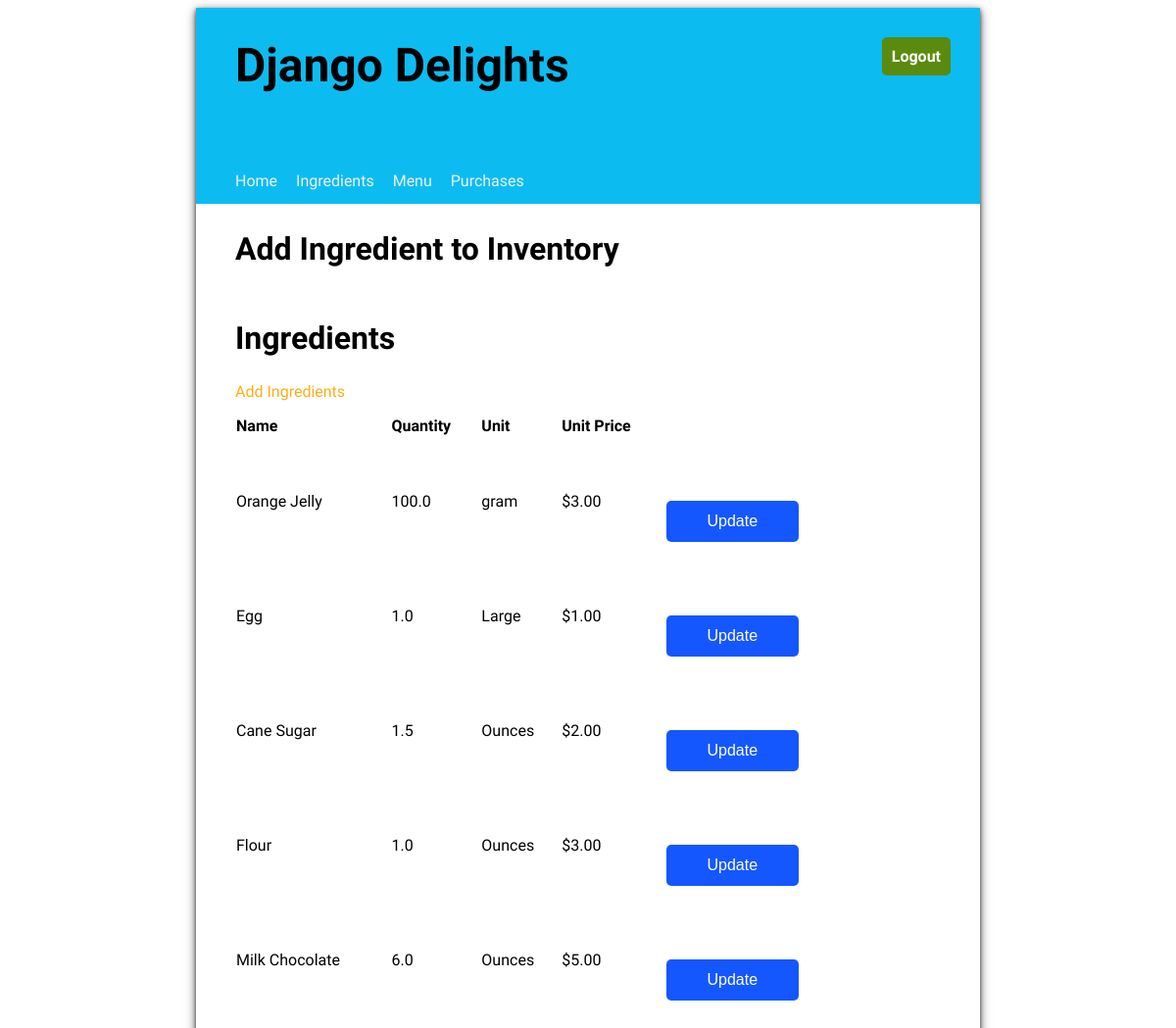
Page /ingredient/list (signed in) on the earlier database version.
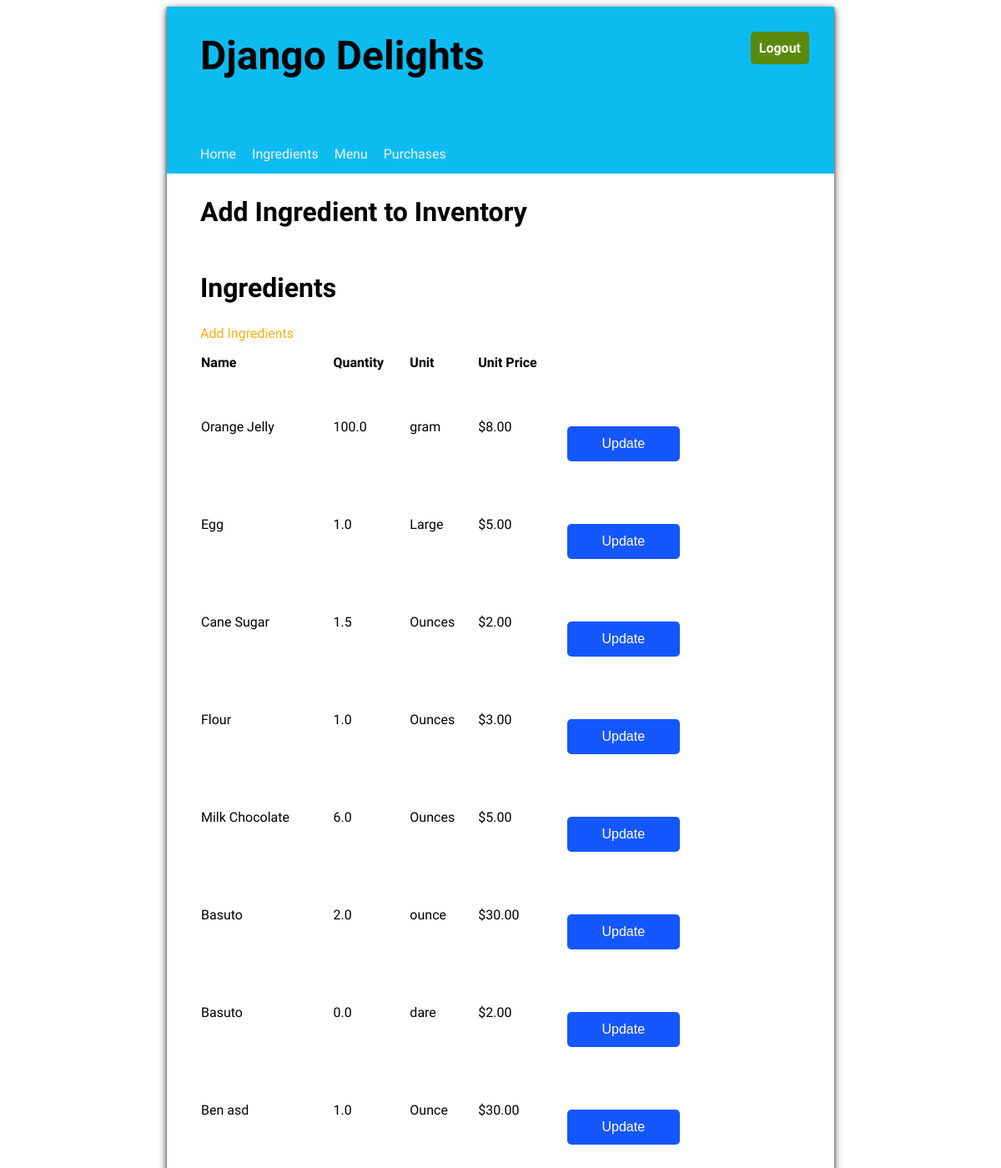
Same page on the later database version.
### inventory/models.py (models this page shows, shortened)
class Ingredient(models.Model):
    name = models.CharField(max_length=100)
    quantity = models.FloatField(default=1)
    unit = models.CharField(max_length= 100)
    unit_price = models.FloatField(default = 0.00)

### inventory/views.py (the view)
# urls.py: path("ingredient/list", views.IngredientList.as_view(), name = "ingredientlist"),
class IngredientList(LoginRequiredMixin, ListView):
    model = Ingredient
    template_name = "ingredient_list.html"

### inventory/templates/inventory/ingredient_list.html
{% extends 'base.html' %}
{% load static %}
{% block content %}
    <h2>Add Ingredient to Inventory</h2>
    <div>
        <h2>Ingredients</h2>
        <a href = "{% url 'createingredient' %}">Add Ingredients</a>
        <table class="inventory-table">
            <thead>
                <tr>
                    <th>Name</th>
                    <th>Quantity</th>
                    <th>Unit</th>
                    <th>Unit Price</th>
                </tr>
            </thead>
            <tbody>
            {% for ingredient in ingredient_list %}
                <tr>
                    <td>{{ ingredient.name }}</td>
                    <td>{{ ingredient.quantity }}</td>
                    <td>{{ ingredient.unit }}</td>
                    <td class="price">${{ ingredient.unit_price|stringformat:".2f" }}</td>
                    <td><a href="{% url 'updateingredient' ingredient.id %}"><button>Update</button></a></td>
                </tr>
            {% endfor %}
            </tbody>
        </table>
    </div>
{% endblock %}

### inventory/templates/base.html (shortened to what this page needs)
{% load static %}
<!DOCTYPE html>
<html>
<head>
  <link rel="stylesheet" type="text/css" href="{% static 'inventory/style.css' %}" />
</head>
<body>
  <div class="app">
  <header>
    <div class="header-first-row">
      <h1 class="title">Django Delights</h1>
      <a class="logout" href="{% url 'logout' %}">Logout</a>
    </div>
      <nav class="navbar">
        <a class="nav-item{% if request.path == home_url %} current-page{% endif %}" href="{% url 'home' %}">Home</a>
        <a class="nav-item{% if request.path == ingredients_url %} current-page{% endif %}" href="{% url 'ingredientlist' %}">Ingredients</a>
        <a class="nav-item{% if request.path == menu_url %} current-page{% endif %}" href="{% url 'menuitemlist' %}">Menu</a>
        <a class="nav-item{% if request.path == purchases_url %} current-page{% endif %}" href="{% url 'purchaseslist' %}">Purchases</a>
      </nav>
  </header>
  <main>
    {% block content %}{% endblock %}
  </main>
  </div>
</body>
</html>

### inventory/static/inventory/style.css (style rules this page uses)
body { font-family: 'Oxygen', sans-serif; }
header { background-color: #0cbcf1; min-height: 200px; display: flex; align-items: center; flex-direction: column; align-items: flex-start; padding-left: 40px; }
main { display: flex; flex-direction: column; padding: 0 40px 20px 40px; justify-content: center; }
main h2 { font-size: 2em; }
.app { min-width: 800px; max-width: 60%; margin: 0 auto; box-shadow: 0 2px 4px 0 rgba(0, 0, 0, 0.582), 0 3px 10px 0 rgba(0, 0, 0, 0.623); }
.title { font-size: 3em; padding: 30px 0; margin: auto 0; }
input[type=submit], button { border: 0px; width: 100%; background-color: #1557FF; border-radius: 5px; color: white; margin: 8px 0; padding: 12px 20px; font-size: 1em; margin-top: 50px; }
.navbar { margin-top: 50px; display:inline; width: 100%; }
.navbar a { text-decoration: none; padding: 8px 0; color: #f0f0f0; margin-right: 15px; }
main table { text-align: left; border-collapse: separate; border-spacing: 0 15px; width: 80%; }
.header-first-row { width: 100%; display: flex; justify-content: space-between; }
.logout { height: max-content; text-align: center; text-decoration: none; border: 0px; background-color: #5a8a0e; border-radius: 5px; color: white; padding: 10px; font-weight: bold; margin: 30px; font-size: 1em; }
a { text-decoration: none; color: #ffad15; }

Differences in the rows shown:
changed Ingredient "Orange Jelly": unit_price "3.00" → "8.00"
changed Ingredient "Egg": unit_price "1.00" → "5.00"
added Ingredient: name "Basuto", quantity "2.0", unit "ounce", unit_price "30.00"
added Ingredient: name "Basuto", quantity "0.0", unit "dare", unit_price "2.00"
added Ingredient: name "Ben asd", quantity "1.0", unit "Ounce", unit_price "30.00"
